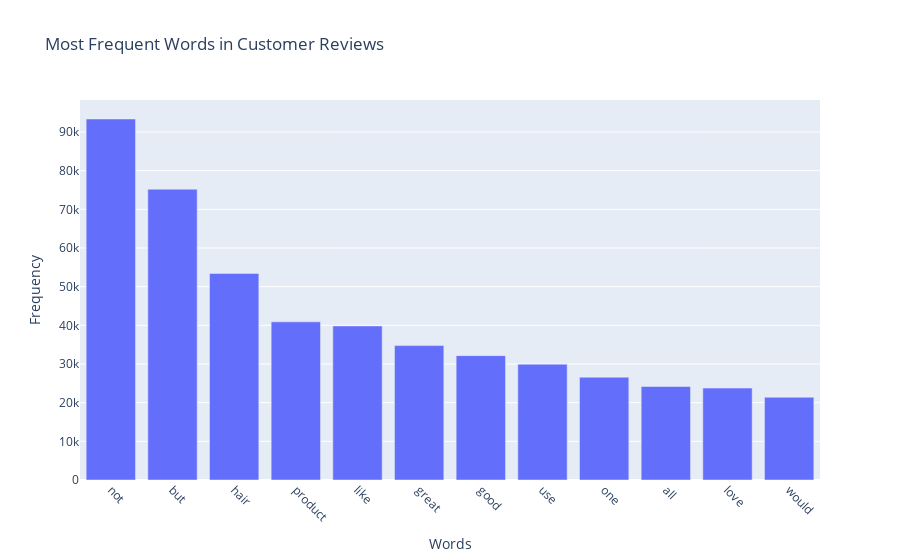

The notebook cell saved with this chart:
### Markdown cell above
### Word frequency

### Code cell
words = [word for text in df_balanced['review_text'] for word in text.split()]

# Comptage des mots les plus fréquents
word_freq = Counter(words)
common_words = word_freq.most_common(12)

# Create plotly bar chart
fig = px.bar(
    x=[w[0] for w in common_words], 
    y=[w[1] for w in common_words],
    labels={'x': 'Words', 'y': 'Frequency'},
    title="Most Frequent Words in Customer Reviews",
)

# Show plot
fig.update_layout(xaxis_tickangle=45)
fig.show()

### Figure 1 — Plotly figure (JSON) as saved in the notebook; plotly's stock layout.template omitted (floating-point values rounded to 4 significant figures)
{"data": [{"hovertemplate": "Words=%{x}<br>Frequency=%{y}<extra></extra>", "legendgroup": "", "marker": {"color": "#636efa", "pattern": {"shape": ""}}, "name": "", "orientation": "v", "showlegend": false, "textposition": "auto", "type": "bar", "x": ["not", "but", "hair", "product", "like", "great", "good", "use", "one", "all", "love", "would"], "xaxis": "x", "y": [93360, 75207, 53428, 40896, 39835, 34762, 32163, 29948, 26583, 24178, 23769, 21400], "yaxis": "y"}], "layout": {"barmode": "relative", "legend": {"tracegroupgap": 0}, "title": {"text": "Most Frequent Words in Customer Reviews"}, "xaxis": {"anchor": "y", "domain": [0, 1], "tickangle": 45, "title": {"text": "Words"}}, "yaxis": {"anchor": "x", "domain": [0, 1], "title": {"text": "Frequency"}}}}
